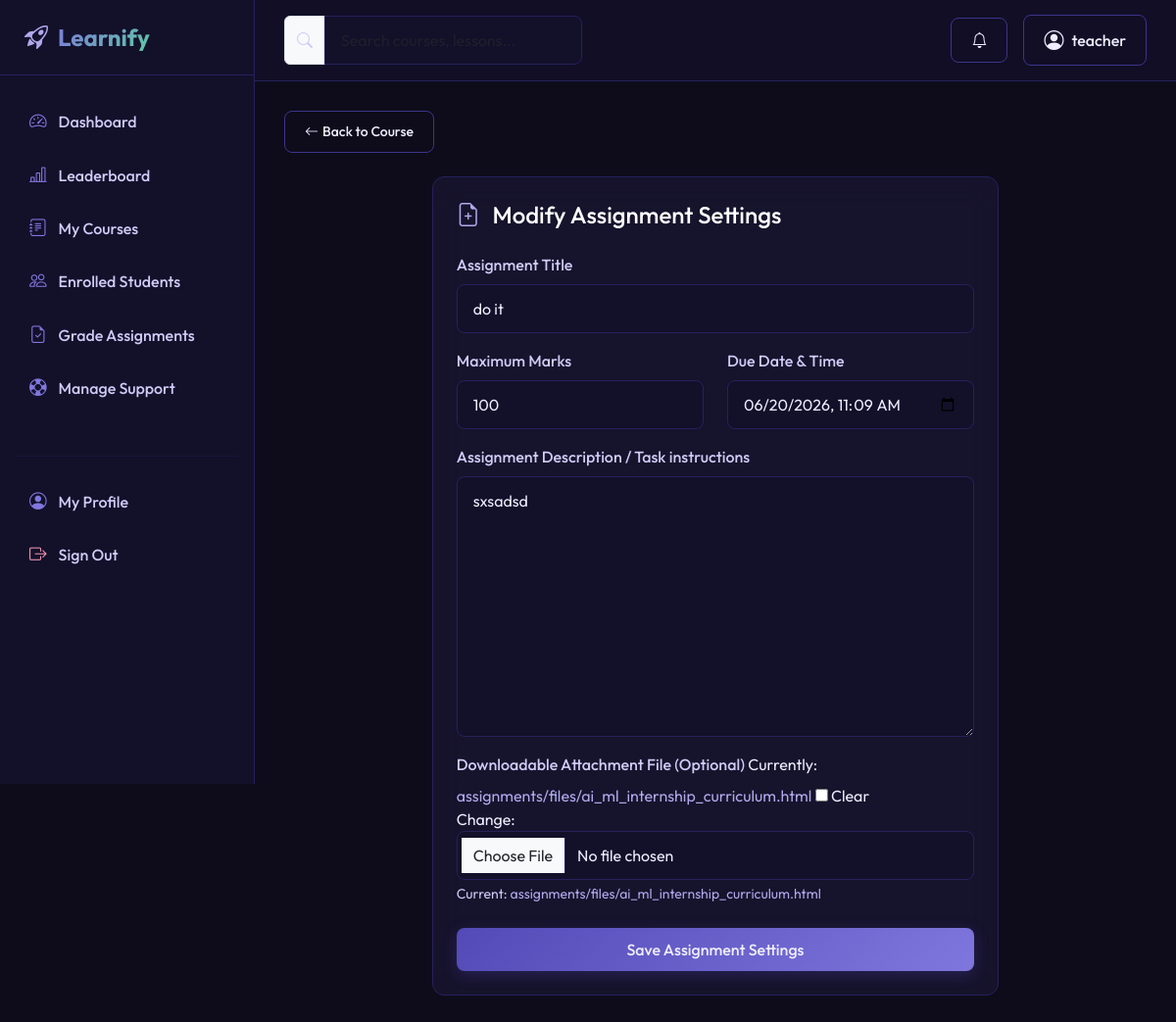
/assignments/instructor/assignment/1/edit/ (signed in), run on the app's committed database.
### apps/accounts/models.py (models this page shows, shortened)
class User(AbstractUser):
    ROLE_CHOICES = (
        ('student', 'Student'),
        ('instructor', 'Instructor'),
        ('admin', 'Admin'),
    )
    role = models.CharField(max_length=15, choices=ROLE_CHOICES, default='student')
    profile_picture = models.ImageField(upload_to='profile_pictures/', blank=True, null=True)
    bio = models.TextField(blank=True, null=True)

### apps/assignments/models.py (models this page shows, shortened)
class Assignment(models.Model):
    course = models.ForeignKey('courses.Course', on_delete=models.CASCADE, related_name='assignments')
    title = models.CharField(max_length=200)
    description = models.TextField()
    due_date = models.DateTimeField()
    max_marks = models.PositiveIntegerField(default=100)
    attachment = models.FileField(upload_to='assignments/files/', blank=True, null=True)
    created_at = models.DateTimeField(auto_now_add=True)

### apps/assignments/views.py (the view, shortened to what this page needs)
# urls.py: path('instructor/assignment/<int:pk>/edit/', views.AssignmentUpdateView.as_view(), name='assignment_edit'),
class AssignmentUpdateView(ApprovedInstructorRequiredMixin, UpdateView):
    model = Assignment
    form_class = AssignmentForm
    template_name = 'assignments/assignment_form.html'
    def get_queryset(self):
        return Assignment.objects.filter(course__instructor=self.request.user.instructor_profile)
    def get_context_data(self, **kwargs):
        context = super().get_context_data(**kwargs)
        context['course'] = self.get_object().course
        return context

### apps/assignments/forms.py
class AssignmentForm(forms.ModelForm):
    class Meta:
        model = Assignment
        fields = ('title', 'description', 'due_date', 'max_marks', 'attachment')
        widgets = {
            'due_date': forms.DateTimeInput(attrs={'type': 'datetime-local'}),
        }
    def __init__(self, *args, **kwargs):
        super().__init__(*args, **kwargs)
        for field in self.fields:
            self.fields[field].widget.attrs.update({'class': 'form-control'})

### apps/accounts/views.py (called while the page is built)
    def test_func(self):
        user = self.request.user
        return (user.role == 'instructor' and
                hasattr(user, 'instructor_profile') and
                user.instructor_profile.is_approved) or user.is_superuser

### apps/notifications/context_processors.py (called while the page is built)
def unread_notifications(request):
    if request.user.is_authenticated:
        unread = Notification.objects.filter(user=request.user, is_read=False)
        return {
            'unread_notifications': unread,
            'unread_notifications_count': unread.count()
        }
    return {
        'unread_notifications': [],
        'unread_notifications_count': 0
    }

### templates/assignments/assignment_form.html (shortened to what this page needs)
{% extends 'base.html' %}
{% block content %}
<div class="container-fluid px-0">
    <a href="{% url 'courses:course_detail' course.slug %}" class="btn btn-outline-premium btn-sm mb-4">
        <i class="bi bi-arrow-left me-1"></i>Back to Course
    </a>
    <div class="row justify-content-center">
        <div class="col-lg-8">
            <div class="card glass-card p-4">
                <h4 class="text-white mb-4">
                    <i class="bi bi-file-earmark-plus text-purple me-2"></i>
                    {% if object %}Modify Assignment Settings{% else %}Add New Assignment{% endif %}
                </h4>
                <form method="post" enctype="multipart/form-data">
                    <div class="mb-3">
                        <label for="id_title" class="form-label">Assignment Title</label>
                        {{ form.title }}
                    </div>
                    <div class="row mb-3">
                        <div class="col-md-6 mb-3 mb-md-0">
                            <label for="id_max_marks" class="form-label">Maximum Marks</label>
                            {{ form.max_marks }}
                        </div>
                        <div class="col-md-6">
                            <label for="id_due_date" class="form-label">Due Date & Time</label>
                            {{ form.due_date }}
                        </div>
                    </div>
                    <div class="mb-3">
                        <label for="id_description" class="form-label">Assignment Description / Task instructions</label>
                        {{ form.description }}
                    </div>
                    <div class="mb-4">
                        <label for="id_attachment" class="form-label">Downloadable Attachment File (Optional)</label>
                        {{ form.attachment }}
                        {% if object.attachment %}
                            <small class="text-muted d-block mt-1">Current: <a href="{{ object.attachment.url }}" target="_blank">{{ object.attachment.name }}</a></small>
                        {% endif %}
                    </div>
                    <button type="submit" class="btn btn-premium w-100">
                        {% if object %}Save Assignment Settings{% else %}Create Course Assignment{% endif %}
                    </button>
                </form>
            </div>
        </div>
    </div>
</div>
{% endblock %}

### templates/navbar.html (shortened to what this page needs)
{% load static %}
<header class="top-navbar d-flex align-items-center justify-content-between">
    <div class="d-flex align-items-center gap-3">
        <form class="d-none d-md-flex align-items-center" action="{% url 'courses:course_list' %}" method="get">
            <div class="input-group">
                <span class="input-group-text bg-sidebar border-default text-muted">
                    <i class="bi bi-search"></i>
                </span>
                <input type="text" name="search" class="form-control bg-sidebar border-default text-primary" placeholder="Search courses, lessons..." value="{{ request.GET.search|default:'' }}">
            </div>
        </form>
    </div>
    <div class="d-flex align-items-center gap-3">
        {% if user.is_authenticated %}
            <div class="dropdown">
                <button class="btn btn-outline-premium position-relative" type="button" id="notifDropdown" data-bs-toggle="dropdown" aria-expanded="false">
                    <i class="bi bi-bell"></i>
                </button>
            </div>
            <div class="dropdown">
                <button class="btn btn-outline-premium d-flex align-items-center gap-2" type="button" id="profileDropdown" data-bs-toggle="dropdown" aria-expanded="false">
                    {% if user.profile_picture %}
                        <img src="{{ user.profile_picture.url }}" alt="Profile" class="rounded-circle" style="width: 28px; height: 28px; object-fit: cover;">
                    {% else %}
                        <i class="bi bi-person-circle fs-5"></i>
                    {% endif %}
                    <span class="d-none d-sm-inline">{{ user.username }}</span>
                </button>
            </div>
        {% else %}
            <a href="{% url 'accounts:login' %}" class="btn btn-outline-premium">Sign In</a>
            <a href="{% url 'accounts:register' %}" class="btn btn-premium">Get Started</a>
        {% endif %}
    </div>
</header>

### static/css/style.css (style rules this page uses)
:root { --bg-page: #0e0c1a; --bg-sidebar: #13102a; --bg-card: #1c1836; --border-default: #26215c; --border-strong: #3c3489; --text-primary: #eeedfe; --text-secondary: #cecbf6; --text-muted: #534ab7; --purple-main: #534ab7; --purple-accent: #7f77dd; --purple-soft: #afa9ec; --teal-bg: #04342c; --teal-border: #0f6e56; --teal-main: #5dcaa5; --teal-light: #9fe1cb; --amber-bg: #412402; --amber-border: #854f0b; --amber-main: #ef9f27; --amber-light: #fac775; --pink-bg: #4b1528; --pink-border: #993556; --pink-main: #ed93b1; --pink-light: #f4c0d1; --transition-speed: 0.3s; }
body { background-color: var(--bg-page); color: var(--text-primary); font-family: 'Outfit', sans-serif; overflow-x: hidden; }
a { color: var(--purple-soft); text-decoration: none; transition: color var(--transition-speed) ease; }
.top-navbar { background: rgba(19, 16, 42, 0.85); backdrop-filter: blur(12px); -webkit-backdrop-filter: blur(12px); border-bottom: 1px solid var(--border-default); position: sticky; top: 0; z-index: 998; padding: 15px 30px; }
.glass-card { background: rgba(28, 24, 54, 0.65); backdrop-filter: blur(16px); -webkit-backdrop-filter: blur(16px); border: 1px solid var(--border-default); border-radius: 12px; color: var(--text-primary); transition: transform var(--transition-speed) ease, border-color var(--transition-speed) ease, box-shadow var(--transition-speed) ease; }
.text-purple { color: var(--purple-soft) !important; }
.btn-premium { background: linear-gradient(135deg, var(--purple-main), var(--purple-accent)); border: none; color: var(--text-primary); font-weight: 500; padding: 10px 20px; border-radius: 8px; box-shadow: 0 4px 15px rgba(83, 74, 183, 0.3); transition: all var(--transition-speed) ease; }
.btn-outline-premium { background: transparent; border: 1px solid var(--border-strong); color: var(--text-primary); font-weight: 500; padding: 10px 20px; border-radius: 8px; transition: all var(--transition-speed) ease; }
.form-control, .form-select { background-color: #13102a; border: 1px solid var(--border-default); color: var(--text-primary); border-radius: 8px; padding: 12px 16px; transition: border-color var(--transition-speed) ease, box-shadow var(--transition-speed) ease; }
.form-label { color: var(--text-secondary); font-weight: 500; margin-bottom: 8px; }
.text-muted { color: var(--text-secondary) !important; }

### data on the page
User: username "teacher"
Assignment: title "do it", max_marks "100", due_date "06/20/2026 11:09", description "sxsadsd", attachment.name "assignments/files/ai_ml_internship_curriculum.html"
